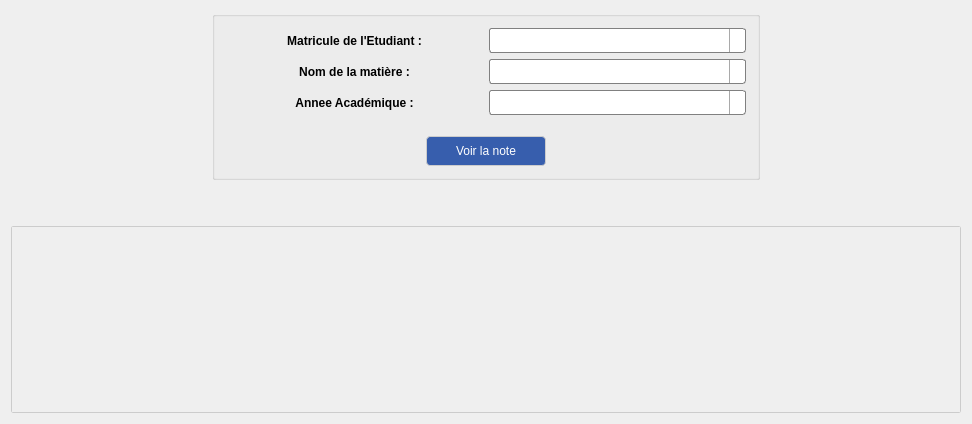
<?xml version="1.0" encoding="UTF-8"?>
<ui version="4.0">
 <class>FenetreVoirNoteEtudiant</class>
 <widget class="QWidget" name="FenetreVoirNoteEtudiant">
  <property name="geometry">
   <rect>
    <x>0</x>
    <y>0</y>
    <width>972</width>
    <height>424</height>
   </rect>
  </property>
  <property name="windowTitle">
   <string>FenetreVoirNoteEtudiant</string>
  </property>
  <property name="styleSheet">
   <string notr="true">QPushButton#boutonVoirNote {
	font: 75 14pt &quot;Tw Cen MT&quot;;
	border: 1px solid #ccc;
	border-radius: 4px;
	background-color: rgb(55, 94, 173);
	color: #fff;
}

QPushButton#boutonVoirNote:hover {
	background-color: rgb(47, 80, 147);
}

QMessageBox { 
	font-size: 15px;
 }

labelResultat{
	background-color: #fff;
}

QLabel {
	font: 75 10pt &quot;MS Shell Dlg 2&quot;;
	font-weight: bold;
	text-align: center;
}

QComboBox {
     border: 1px solid gray;
     border-radius: 3px;
     padding: 1px 18px 1px 3px;
     min-width: 6em;
 }
 
 QComboBox:editable {
     background: white;
 }
 
 QComboBox:!editable, QComboBox::drop-down:editable {
      background: qlineargradient(x1: 0, y1: 0, x2: 0, y2: 1,
                                  stop: 0 #E1E1E1, stop: 0.4 #DDDDDD,
                                  stop: 0.5 #D8D8D8, stop: 1.0 #D3D3D3);
 }

 QComboBox:!editable:on, QComboBox::drop-down:editable:on {
     background: qlineargradient(x1: 0, y1: 0, x2: 0, y2: 1,
                                 stop: 0 #D3D3D3, stop: 0.4 #D8D8D8,
                                 stop: 0.5 #DDDDDD, stop: 1.0 #E1E1E1);
 }
 
 QComboBox:on {
     padding-top: 3px;
     padding-left: 4px;
 }
 
 QComboBox::drop-down {
     subcontrol-origin: padding;
     subcontrol-position: top right;
     width: 15px;
 
     border-left-width: 1px;
     border-left-color: darkgray;
     border-left-style: solid;
     border-top-right-radius: 3px;
     border-bottom-right-radius: 3px;
 }

 QComboBox::down-arrow {
     image: url(:/imgs/images/flecheBas.png);
	 width: 10px;
 }

 QComboBox QAbstractItemView {
     border: 2px solid darkgray;
     selection-background-color: #394da7;
 }

QLabel#labelResultat {
	background-color: #fff;
	border: 1px solid #ccc;
	border-radius: 2px;
}

QScrollArea{	
	background-color: #fff;
	border: 1px solid #ccc;
	border-radius: 2px;
}</string>
  </property>
  <layout class="QGridLayout" name="gridLayout">
   <item row="1" column="0">
    <spacer name="verticalSpacer">
     <property name="orientation">
      <enum>Qt::Vertical</enum>
     </property>
     <property name="sizeType">
      <enum>QSizePolicy::Maximum</enum>
     </property>
     <property name="sizeHint" stdset="0">
      <size>
       <width>20</width>
       <height>40</height>
      </size>
     </property>
    </spacer>
   </item>
   <item row="0" column="0">
    <layout class="QHBoxLayout" name="horizontalLayout_5">
     <item>
      <spacer name="horizontalSpacerGauche">
       <property name="orientation">
        <enum>Qt::Horizontal</enum>
       </property>
       <property name="sizeType">
        <enum>QSizePolicy::MinimumExpanding</enum>
       </property>
       <property name="sizeHint" stdset="0">
        <size>
         <width>50</width>
         <height>20</height>
        </size>
       </property>
      </spacer>
     </item>
     <item>
      <widget class="QGroupBox" name="groupBox">
       <property name="maximumSize">
        <size>
         <width>16777215</width>
         <height>200</height>
        </size>
       </property>
       <property name="title">
        <string/>
       </property>
       <layout class="QVBoxLayout" name="verticalLayout_3">
        <item>
         <layout class="QVBoxLayout" name="verticalLayout_2">
          <item>
           <layout class="QVBoxLayout" name="verticalLayout">
            <item>
             <layout class="QHBoxLayout" name="horizontalLayout">
              <item>
               <widget class="QLabel" name="labelMatriculeEtudiant">
                <property name="text">
                 <string>Matricule de l'Etudiant :</string>
                </property>
                <property name="alignment">
                 <set>Qt::AlignCenter</set>
                </property>
               </widget>
              </item>
              <item>
               <widget class="QComboBox" name="comboBoxMatriculeEtudiant">
                <property name="minimumSize">
                 <size>
                  <width>101</width>
                  <height>25</height>
                 </size>
                </property>
                <property name="maximumSize">
                 <size>
                  <width>16777215</width>
                  <height>16777215</height>
                 </size>
                </property>
                <property name="editable">
                 <bool>true</bool>
                </property>
                <property name="insertPolicy">
                 <enum>QComboBox::InsertAlphabetically</enum>
                </property>
               </widget>
              </item>
             </layout>
            </item>
            <item>
             <layout class="QHBoxLayout" name="horizontalLayout_2">
              <item>
               <widget class="QLabel" name="labelNomMatiere">
                <property name="text">
                 <string>Nom de la matière :</string>
                </property>
                <property name="alignment">
                 <set>Qt::AlignCenter</set>
                </property>
               </widget>
              </item>
              <item>
               <widget class="QComboBox" name="comboBoxNomMatiere">
                <property name="minimumSize">
                 <size>
                  <width>101</width>
                  <height>25</height>
                 </size>
                </property>
                <property name="maximumSize">
                 <size>
                  <width>16777215</width>
                  <height>16777215</height>
                 </size>
                </property>
                <property name="editable">
                 <bool>true</bool>
                </property>
                <property name="insertPolicy">
                 <enum>QComboBox::InsertAlphabetically</enum>
                </property>
               </widget>
              </item>
             </layout>
            </item>
            <item>
             <layout class="QHBoxLayout" name="horizontalLayout_3">
              <item>
               <widget class="QLabel" name="labelAnneeAcademique">
                <property name="text">
                 <string>Annee Académique :</string>
                </property>
                <property name="alignment">
                 <set>Qt::AlignCenter</set>
                </property>
               </widget>
              </item>
              <item>
               <widget class="QComboBox" name="comboBoxAnneeAcademique">
                <property name="minimumSize">
                 <size>
                  <width>101</width>
                  <height>25</height>
                 </size>
                </property>
                <property name="maximumSize">
                 <size>
                  <width>16777215</width>
                  <height>16777215</height>
                 </size>
                </property>
                <property name="font">
                 <font>
                  <weight>50</weight>
                  <bold>false</bold>
                 </font>
                </property>
                <property name="layoutDirection">
                 <enum>Qt::LeftToRight</enum>
                </property>
                <property name="autoFillBackground">
                 <bool>false</bool>
                </property>
                <property name="editable">
                 <bool>true</bool>
                </property>
                <property name="insertPolicy">
                 <enum>QComboBox::InsertAlphabetically</enum>
                </property>
                <property name="iconSize">
                 <size>
                  <width>16</width>
                  <height>16</height>
                 </size>
                </property>
               </widget>
              </item>
             </layout>
            </item>
           </layout>
          </item>
          <item>
           <spacer name="verticalSpacerGroupBox">
            <property name="orientation">
             <enum>Qt::Vertical</enum>
            </property>
            <property name="sizeType">
             <enum>QSizePolicy::Minimum</enum>
            </property>
            <property name="sizeHint" stdset="0">
             <size>
              <width>20</width>
              <height>15</height>
             </size>
            </property>
           </spacer>
          </item>
          <item>
           <layout class="QHBoxLayout" name="horizontalLayout_4">
            <item>
             <spacer name="horizontalSpacerGroupBoxGauche">
              <property name="orientation">
               <enum>Qt::Horizontal</enum>
              </property>
              <property name="sizeType">
               <enum>QSizePolicy::Maximum</enum>
              </property>
              <property name="sizeHint" stdset="0">
               <size>
                <width>200</width>
                <height>20</height>
               </size>
              </property>
             </spacer>
            </item>
            <item>
             <widget class="QPushButton" name="boutonVoirNote">
              <property name="minimumSize">
               <size>
                <width>120</width>
                <height>30</height>
               </size>
              </property>
              <property name="maximumSize">
               <size>
                <width>173</width>
                <height>16777215</height>
               </size>
              </property>
              <property name="text">
               <string>Voir la note</string>
              </property>
             </widget>
            </item>
            <item>
             <spacer name="horizontalSpacerGroupBoxDroit">
              <property name="orientation">
               <enum>Qt::Horizontal</enum>
              </property>
              <property name="sizeType">
               <enum>QSizePolicy::Maximum</enum>
              </property>
              <property name="sizeHint" stdset="0">
               <size>
                <width>200</width>
                <height>20</height>
               </size>
              </property>
             </spacer>
            </item>
           </layout>
          </item>
         </layout>
        </item>
       </layout>
      </widget>
     </item>
     <item>
      <spacer name="horizontalSpacerDroit">
       <property name="orientation">
        <enum>Qt::Horizontal</enum>
       </property>
       <property name="sizeType">
        <enum>QSizePolicy::MinimumExpanding</enum>
       </property>
       <property name="sizeHint" stdset="0">
        <size>
         <width>50</width>
         <height>20</height>
        </size>
       </property>
      </spacer>
     </item>
    </layout>
   </item>
   <item row="2" column="0">
    <widget class="QScrollArea" name="scrollArea">
     <property name="verticalScrollBarPolicy">
      <enum>Qt::ScrollBarAsNeeded</enum>
     </property>
     <property name="horizontalScrollBarPolicy">
      <enum>Qt::ScrollBarAsNeeded</enum>
     </property>
     <property name="widgetResizable">
      <bool>true</bool>
     </property>
     <property name="alignment">
      <set>Qt::AlignCenter</set>
     </property>
     <widget class="QWidget" name="scrollAreaWidgetContents">
      <property name="geometry">
       <rect>
        <x>0</x>
        <y>0</y>
        <width>952</width>
        <height>174</height>
       </rect>
      </property>
      <layout class="QGridLayout" name="gridLayout_2">
       <item row="2" column="0">
        <widget class="QLabel" name="labelMatricule">
         <property name="maximumSize">
          <size>
           <width>180</width>
           <height>16777215</height>
          </size>
         </property>
         <property name="text">
          <string/>
         </property>
         <property name="alignment">
          <set>Qt::AlignHCenter|Qt::AlignTop</set>
         </property>
        </widget>
       </item>
       <item row="2" column="2">
        <widget class="QLabel" name="labelPrenomEtudiant">
         <property name="maximumSize">
          <size>
           <width>180</width>
           <height>16777215</height>
          </size>
         </property>
         <property name="text">
          <string/>
         </property>
         <property name="alignment">
          <set>Qt::AlignHCenter|Qt::AlignTop</set>
         </property>
        </widget>
       </item>
       <item row="2" column="1">
        <widget class="QLabel" name="labelNomEtudiant">
         <property name="maximumSize">
          <size>
           <width>200</width>
           <height>16777215</height>
          </size>
         </property>
         <property name="text">
          <string/>
         </property>
         <property name="alignment">
          <set>Qt::AlignHCenter|Qt::AlignTop</set>
         </property>
        </widget>
       </item>
       <item row="2" column="4">
        <widget class="QLabel" name="labelNoteEtudiant">
         <property name="maximumSize">
          <size>
           <width>180</width>
           <height>16777215</height>
          </size>
         </property>
         <property name="text">
          <string/>
         </property>
         <property name="alignment">
          <set>Qt::AlignHCenter|Qt::AlignTop</set>
         </property>
        </widget>
       </item>
       <item row="2" column="3">
        <widget class="QLabel" name="labelMatiere">
         <property name="text">
          <string/>
         </property>
         <property name="alignment">
          <set>Qt::AlignHCenter|Qt::AlignTop</set>
         </property>
        </widget>
       </item>
       <item row="2" column="5">
        <widget class="QLabel" name="labelAnnee">
         <property name="text">
          <string/>
         </property>
         <property name="alignment">
          <set>Qt::AlignHCenter|Qt::AlignTop</set>
         </property>
        </widget>
       </item>
      </layout>
     </widget>
    </widget>
   </item>
  </layout>
 </widget>
 <layoutdefault spacing="6" margin="11"/>
 <resources/>
 <connections/>
</ui>
